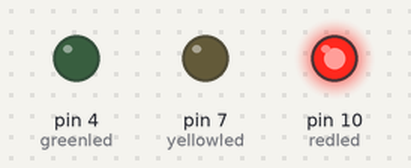
Recording of a sketch running on a simulated Arduino Uno, built with avr-gcc and run on an emulated ATmega328P. On the bench: output pins drawn as LEDs (lit = HIGH).

Above: at 2.5 s.
At 5.5 s:
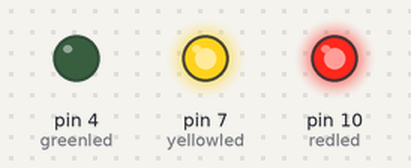
At 8.5 s:
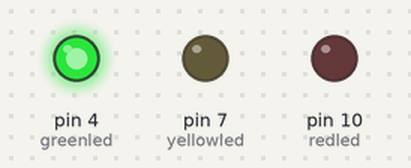
At 11.2 s:
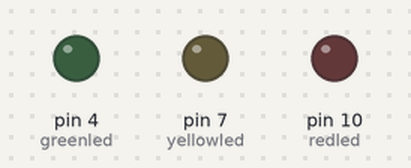
At 15.0 s:
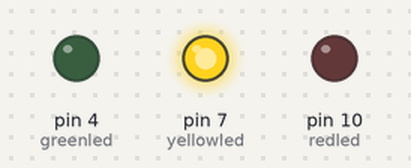
Timing chart, 0 to 20.8 s (numbered marks = the images above):
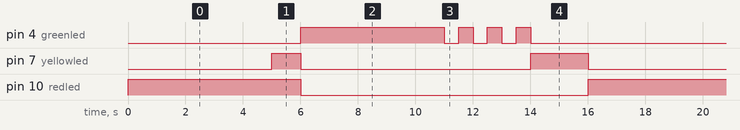

The sketch:

sketch_sep29b.ino
```cpp
int redled =10; // initialize digital pin 8.
int yellowled =7; // initialize digital pin 7.
int greenled =4; // initialize digital pin 4.
void setup()
{
pinMode(redled, OUTPUT);// set the pin with red LED as “output”
pinMode(yellowled, OUTPUT); // set the pin with yellow LED as “output”
pinMode(greenled, OUTPUT); // set the pin with green LED as “output”
}
void loop()
{

digitalWrite(redled, HIGH);
delay(5000);
digitalWrite(yellowled, HIGH);
delay(1000);// wait 0.5 second
digitalWrite(redled, LOW);
digitalWrite(yellowled, LOW);
digitalWrite(greenled, HIGH);
delay(5000);
for(int i=0;i<3;i++)// blinks for 3 times
{
digitalWrite(greenled, LOW);
delay(500);// wait 0.5 second
digitalWrite(greenled, HIGH);
delay(500);// wait 0.5 second
}
digitalWrite(greenled, LOW);
digitalWrite(yellowled, HIGH);
delay(2000);
digitalWrite(yellowled, LOW);
//digitalWrite(greenled, HIGH);//// turn on green LED
//delay(5000);// wait 5 seconds
//
//digitalWrite(greenled, LOW); // turn off green LED
//for(int i=0;i<3;i++)// blinks for 3 times
//{
//delay(500);// wait 0.5 second
//digitalWrite(yellowled, HIGH);// turn on yellow LED
//delay(500);// wait 0.5 second
//digitalWrite(yellowled, LOW);// turn off yellow LED
//}
//delay(500);// wait 0.5 second
//digitalWrite(redled, HIGH);// turn on red LED
//delay(5000);// wait 5 second
//digitalWrite(redled, LOW);// turn off red LED
}
```

Measured:
- by itself, pin 4 (greenled): repeats every 16.0 s: 3 × (LOW 0.50 s, HIGH 0.50 s), LOW 8.0 s, HIGH 5.0 s
- by itself, pin 7 (yellowled): repeats every 16.0 s: LOW 8.0 s, HIGH 2.0 s, LOW 5.0 s, HIGH 1.0 s
- by itself, pin 10 (redled): alternates HIGH for 6.0 s and LOW for 10.0 s
